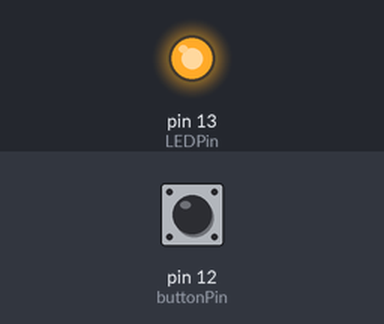
Bench run of a sketch on a simulated Arduino Uno, built with avr-gcc and run on an emulated ATmega328P. Parts: output pins drawn as LEDs (lit = HIGH). The inputs (shaded band) are chosen by the test bench; at power-on: pin 12 (buttonPin) LOW.

Above: at 1.2 s.
1.3 s: pin 12 (buttonPin) pulled HIGH for 0.15 s
At 2.4 s:
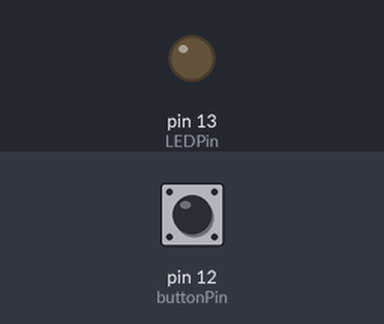
2.9 s: pin 12 (buttonPin) pulled HIGH for 1 s
At 3.6 s:
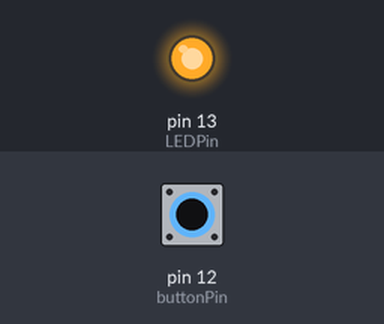
5.4 s: pin 12 (buttonPin) pulled HIGH for 3.2 s
At 6.7 s:
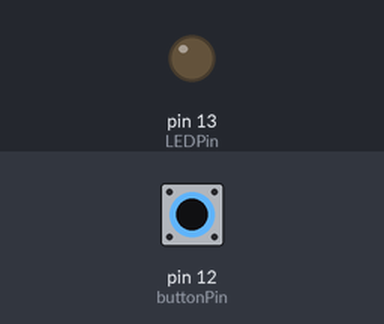
Timing chart, 0 to 8.4 s (numbered marks = the images above; inputs shaded):
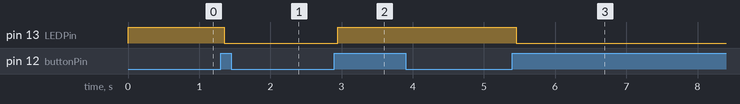

The sketch:

LED.ino
```cpp
const int buttonPin = 12;
const int LEDPin = 13;
int LEDState = HIGH;
int buttonState;
int lastButtonState = LOW;
long lastDebounceTime = 0;
long debounceDelay = 50;
void setup() {
  pinMode(buttonPin, INPUT);
  pinMode(LEDPin, OUTPUT);
  digitalWrite(LEDPin, LEDState);

}

void loop() {
  int reading = digitalRead(buttonPin);
  if(reading != lastButtonState){
    lastDebounceTime = millis();
  }
  if((millis() - lastDebounceTime) > debounceDelay){
    if(reading != buttonState){
      buttonState = reading;
      if(buttonState == HIGH){
        LEDState =! LEDState;
      }
    }
  }
  digitalWrite(LEDPin, LEDState);
  lastButtonState = reading;

}
```

Measured:
- after the input at 1.3 s, pin 13 (LEDPin): HIGH → LOW after 0.05 s
- after the input at 2.9 s, pin 13 (LEDPin): LOW → HIGH after 0.05 s
- after the input at 5.4 s, pin 13 (LEDPin): HIGH → LOW after 0.05 s
